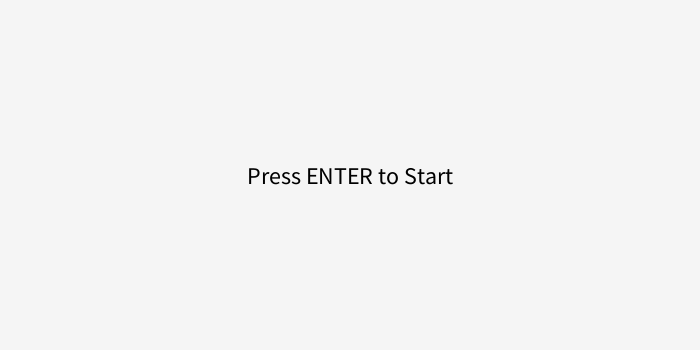
Frame 1 (no input)
Frame 60 (the mouse pressed at the canvas centre just before this capture): identical to frame 1, image omitted
Frame 120 (the mouse held since frame 60 and released just before this capture): identical to frame 1, image omitted

The Processing sketch that drew this single still picture (run headless with seeded random() and noise(); from frame 60 on, the mouse is pressed at the canvas centre):

// Processing sketch: Lab03
// ── Lab03.pde
//Set timer
int state = 0; 
int startTime;
int duration = 30; 

//Player 
float px = 350, py = 175;
float step = 6;
float pr = 20;
//Helper
float hx, hy;      
float ease = 0.10;

//Orb
float x, y;
float xs = 4, ys = 3;
float r = 20;

boolean trails = false;
int score = 0;

void setup() {
  size(700, 350);
  x = random(100, width-100);
  y = random(100, height-100);
}

void draw() {
  if (!trails) {
    background(245);   
  } else {
    fill(245, 40);     
    noStroke();
    rect(0, 0, width, height);
  }

  if (state == 0) {
    textAlign(CENTER, CENTER);
    textSize(24);
    fill(0);
    text("Press ENTER to Start", width/2, height/2);
  }

  if (state == 1) {
    int elapsed = (millis() - startTime) / 1000; 
    int left = duration - elapsed;

    textAlign(LEFT, TOP);
    textSize(18);
    fill(0);
    text("Trails: " + (trails ? "ON" : "OFF") + " (Press T)", 20, 80);
    text("Time Left: " + left, 20, 20);
    text("Score: " + score, 20, 50);
    
    //Orb move
    x += xs;
    y += ys;
    
    if (x > width - r || x < r) xs *= -1;
    if (y > height - r || y < r) ys *= -1;

    fill(255, 120, 80);
    ellipse(x, y, r*2, r*2);
    
    //Player move
    if (keyPressed) {
      if (keyCode == RIGHT) px += step;
      if (keyCode == LEFT)  px -= step;
      if (keyCode == DOWN)  py += step;
      if (keyCode == UP)    py -= step;
  }

    px = constrain(px, pr, width - pr);
    py = constrain(py, pr, height - pr);

    //Helper move  
    hx = hx + (px - hx) * ease;
    hy = hy + (py - hy) * ease;

    fill(60, 120, 200);
    ellipse(px, py, pr*2, pr*2);
    
    fill(80, 200, 120);
    ellipse(hx, hy, 16, 16);
    
    float d = dist(px, py, x, y);

if (d < pr + r) {
  score++;
  
  x = random(100, width-100);
  y = random(100, height-100);
  
  xs *= 1.05;
  ys *= 1.05;
}

    if (left <= 0) {
      state = 2; 
    }
  }

  if (state == 2) {
    textAlign(CENTER, CENTER);
    textSize(24);
    fill(0);
    text("Your score : "+ score, width/2, 150);
    text("Time Over! Press R to Reset", width/2, height/2);
  }
}

void keyPressed() {
  if (state == 0 && keyCode == ENTER) {
    state = 1;
    startTime = millis(); 
  }

  if (state == 2 && (key == 'r' || key == 'R')) {
    state = 0;
    score = 0;
  }
  
  if (key == 't' || key == 'T') {
    trails = !trails;
  }
}
